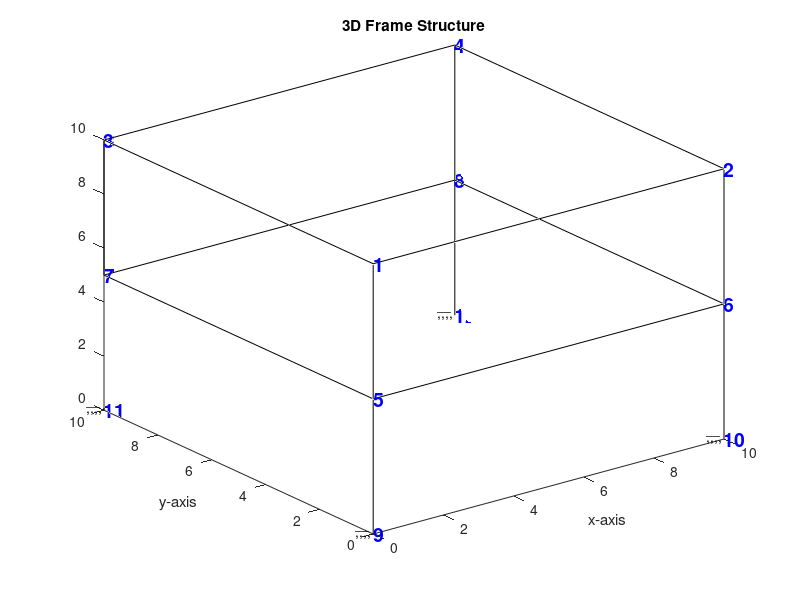

Source code (MATLAB): (Note: this script raises an error after producing the figure.)
%% Input Structural Properties
clear 
clc
% y=0;
% while y == 0
%     prompt = {'Number of bays along x-direction: ','Number of bays along y-direction: ',...
%         'Number of storey: ', 'Dimension of one bay along length: ', 'Dimension of one bay along breadth: ',...
%         'Dimension of one storey: '};
%     dlg_title = 'Structural Properties';
%     defaultans = {'1','1','1','10','5','10'};
%     x = inputdlg(prompt,dlg_title,[1 50; 1 50; 1 50; 1 50; 1 50; 1 50], defaultans);
%     m = str2double(x{1,:}); 
%     n = str2double(x{2,:}); 
%     s = str2double(x{3,:});
%     a = str2double(x{4,:}); 
%     b = str2double(x{5,:}); 
%     c = str2double(x{6,:});
%     if s>0 && m>=0 && n>=0 && a>0 && b>0 && c>0 && rem(s,1)==0 && rem(m,1)==0 && rem(n,1)==0
%         y = 1;
%     elseif s<=0 || a<=0 || b<=0 || c<=0
%         uiwait(warndlg('Number of Storey or member lengths cannot be zero or negative','!! Error !!','modal'));
%         y = 0;
%     elseif rem(m,1)~=0 || rem(n,1)~=0
%         uiwait(warndlg('Number of bays along length or width cannot by fractional','!! Error !!','modal'));
%         y = 0;
%     elseif rem(s,1)~=0 
%         uiwait(warndlg('Number of Storey cannot by fractional','!! Error !!','modal'));
%         y = 0;
%     elseif m<0 || n<0
%         uiwait(warndlg('Number of bays along length or width cannot be negative','!! Error !!','modal'));
%         y = 0;
%     else
%         uiwait(warndlg('Please input numbers','!! Error !!','modal'));
%         y = 0;        
%     end
% end
m = 1; n = 1; s = 2;
a = 10; b = 10; c = 5;

%% Nodes Coordinats
n_nodes = (m+1)*(n+1)*(s+1); % Total Number of nodes
Nodes_i = zeros(n_nodes,3); % Coordinates of all nodes
for i = 1:n_nodes
    Nodes_i(i,1) = (rem(i-1,m+1))*a;
    Nodes_i(i,2) = (ceil((rem(i-1,((m+1)*(n+1)))+1)/(m+1))-1)*b;
    Nodes_i(i,3) = (s + 1 - ceil(i/((m+1)*(n+1))))*c;
end

adjacency = zeros(n_nodes,n_nodes);
for i = 1:n_nodes
    for j = i+1:n_nodes
        xA = Nodes_i(i,1);
        yA = Nodes_i(i,2);
        zA = Nodes_i(i,3);
        xB = Nodes_i(j,1);
        yB = Nodes_i(j,2);
        zB = Nodes_i(j,3);
        if (xB-xA == a && yB-yA == 0 && zA-zB == 0 && zA ~= 0) ... 
                || (xB-xA == 0 && yB-yA == b && zA-zB == 0 && zA ~= 0) ...
                || (xB-xA == 0 && yB-yA == 0 && zA-zB == c)
            adjacency(i,j) = 1;
        end
    end
end

%% Figure

% Drawing line plot in 3D
for i=1:n_nodes
    for j=1:n_nodes
        line=adjacency(i,j);
        if line ~= 0 
            plot3([Nodes_i(i,1),Nodes_i(j,1)],[Nodes_i(i,2),Nodes_i(j,2)],[Nodes_i(i,3),Nodes_i(j,3)],'k');
            hold all;
        end
    end    
end
% Numbering all nodes
for i=1:n_nodes
     text(Nodes_i(i,1),Nodes_i(i,2),Nodes_i(i,3),['\bf',num2str(i)],'Color',[0 0.0 1.0],'FontSize',14);
     hold all;
end
% Drawing fixed supports
for i=0:m
    for j=0:n
        text(i*a-0.05*a,j*b,0.07*c,'__','Color',[0 0.0 0.0],'FontSize',10);
        text(i*a-0.05*a,j*b,0.02*c,',,,,','Color',[0 0.0 0.0],'FontSize',10);
        hold all;
    end
end
xlabel('x-axis')
ylabel('y-axis')
title('3D Frame Structure')


%% Degree of freedom associated with each nodes
dof=zeros(n_nodes,6);
for i=1:(m+1)*(n+1)*(s+1)
    for j=1:6
        dof(i,j)=6*i-6+j;
    end
end
        
%% Association matrix
member_nos = 0;
for i = 1:n_nodes
    for j = i+1:n_nodes
        xA = Nodes_i(i,1);
        yA = Nodes_i(i,2);
        zA = Nodes_i(i,3);
        xB = Nodes_i(j,1);
        yB = Nodes_i(j,2);
        zB = Nodes_i(j,3);
        if (xB-xA == a && yB-yA == 0 && zA-zB == 0 && zA ~= 0) ...
                || (xB-xA == 0 && yB-yA == b && zA-zB == 0 && zA ~= 0) ...
                || (xB-xA == 0 && yB-yA == 0 && zA-zB == c)
            member_nos = member_nos + 1;
            if xB-xA == a && yB-yA == 0 && zA-zB == 0
                L(member_nos) = a;
                t(member_nos) = 1; % Element in x-direction
            elseif xB-xA == 0 && yB-yA == b && zA-zB == 0
                L(member_nos) = b;
                t(member_nos)= 2 ; % Element in y-direction
            elseif xB-xA == 0 && yB-yA == 0 && zA-zB == c 
                L(member_nos) = c;
                t(member_nos) = 3; % Element in z-direction
            end
            elements(member_nos,1) = i;
            elements(member_nos,2) = j;
            asscn(member_nos,:) = [dof(i,1) dof(i,2) dof(i,3) dof(i,4) dof(i,5) dof(i,6)...
                dof(j,1) dof(j,2) dof(j,3) dof(j,4) dof(j,5) dof(j,6)];            
        end
    end
end

%% Model Update after Perturbation
y = 0;
e = (m+1)*(n+1)*s;
delta_Nodes = zeros(n_nodes,3); % Change in elevation of nodes
dlg_title = 'Perturbation';
prompt = cell(1,e);
defaultans = cell(1,e);

for i=1:e
    prompt(i) = {string(['Change in Elevation at Node ' num2str(i) ':'])};
    defaultans(i) = {'0'};
end
x = inputdlg(prompt,dlg_title,1,defaultans); % Input of perturbation

% Model Update
for i=1:e
    delta_Nodes(i,3) =  str2double(x{i,:}); 
end

for i=1:e
    a = 0.5;
    b = -1.0;
    delta_Nodes(i,3) = (b-a).*rand(1) + a;
end
% for i=1:e
%     if rem(i,2)==0
%         delta_Nodes(i,3) = -1;
%     else
%         delta_Nodes(i,3) = 1;
%     end
% end

%% Distributed Algorithm
v = (m+1)*(n+1);
nb = zeros(n_nodes,n_nodes);
for k=1:s
    for i=1+(k-1)*v:k*v
        for j=1+(k-1)*v:k*v
            if i==j
                nb(i,j) = 0;
            else
                if adjacency(i,j)==1
                    nb(i,j) = 1;
                    nb(j,i) = 1;
                end
            end
        end
    end
end

nb_s = zeros(n_nodes,n_nodes);
% Interacting column matrix
for i=1:n_nodes
    if (i-v)>0
        nb_s(i,i-v) = 1;
    end
    if (i+v)<n_nodes+1
    nb_s(i,i+v) =1;
    end
end

%%
clc
Nodes_f = Nodes_i + delta_Nodes; % Coordinates after perturbation
alpha = 0.2; % alpha value
% Drawing line plot in 3D
for i=1:n_nodes
    for j=1:n_nodes
        line=adjacency(i,j);
        if line ~= 0 
            plot3([Nodes_f(i,1),Nodes_f(j,1)],[Nodes_f(i,2),Nodes_f(j,2)],[Nodes_f(i,3),Nodes_f(j,3)],'--r');
            hold all;
        end
    end    
end

%% Iteration
z = zeros(e,1);
for i=1:e
   z(i) = Nodes_f(i,3) - Nodes_i(i,3); 
end
t = 0;
while max(abs(z))>0.001
    for i=1:e
        delta1 = 0;
        delta2 = 0;
        for j=1:n_nodes
            delta1 = delta1 + nb(i,j)*(Nodes_f(j,3) - Nodes_f(i,3));
        end
        z(i) = delta1 + delta2;
    end
%     Comp(t+1,1) = Nodes_i(1,3);
%     Comp(t+1,2) = Nodes_f(1,3);
    Nodes_f(1:e,3) = Nodes_f(1:e,3) + alpha*z;
    t = t+1;
end

%% Drawing line plot in 3D
for i=1:n_nodes
    for j=1:n_nodes
        line=adjacency(i,j);
        if line ~= 0 
            plot3([Nodes_f(i,1),Nodes_f(j,1)],[Nodes_f(i,2),Nodes_f(j,2)],[Nodes_f(i,3),Nodes_f(j,3)],'-.k');
            hold all;
        end
    end    
end
clc
Cc = [Nodes_i(1:e,3), Nodes_f(1:e,3)]
t




